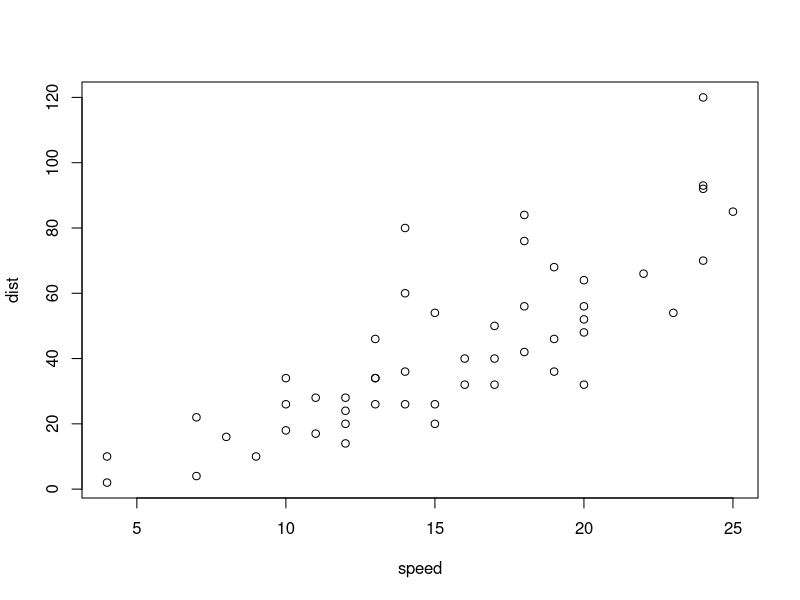
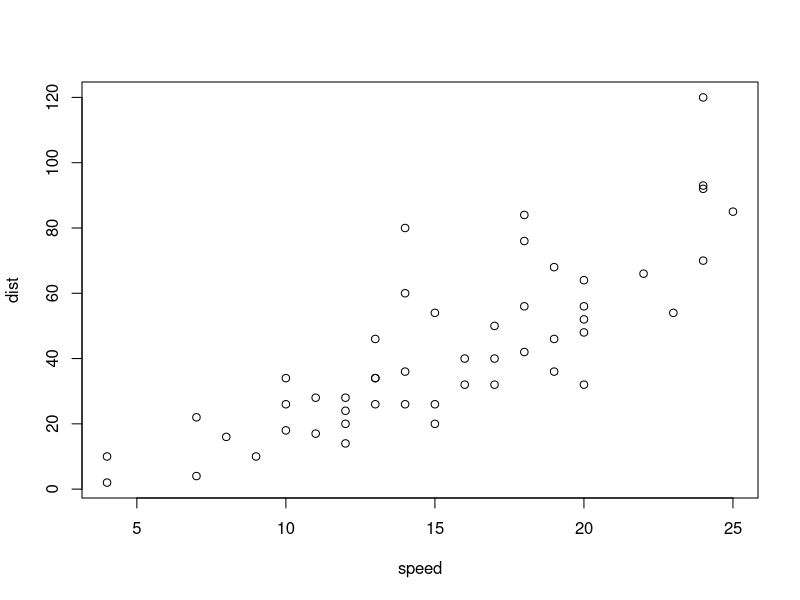
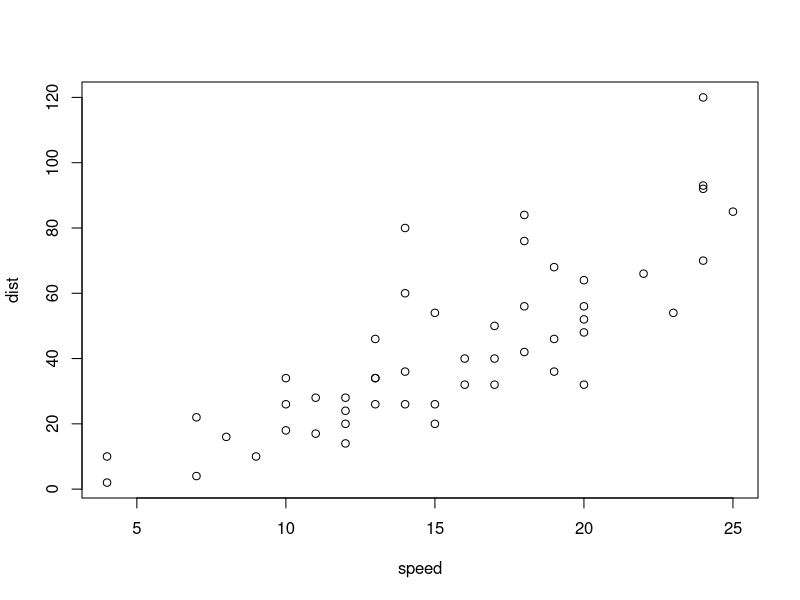
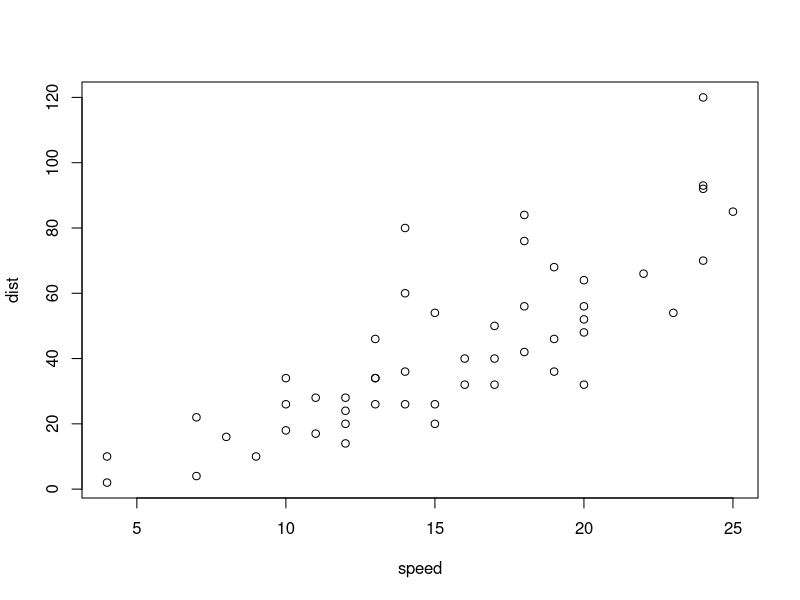
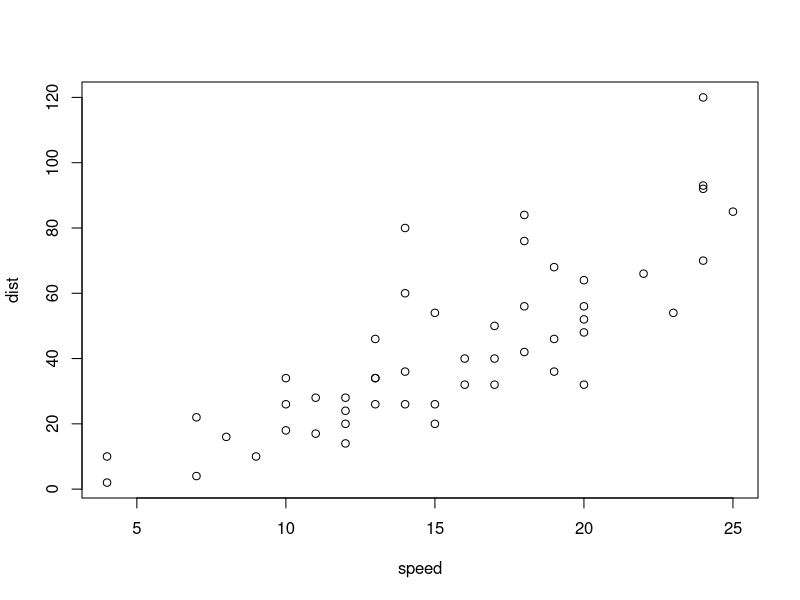
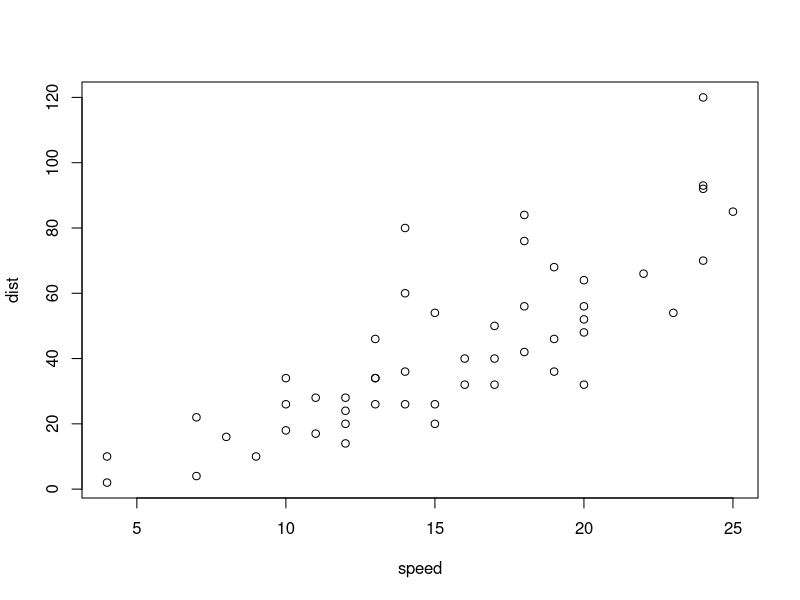
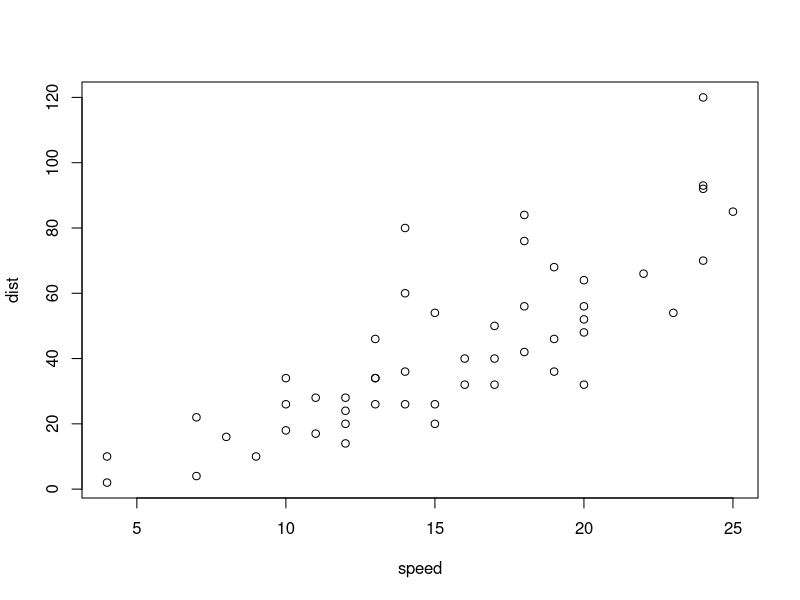
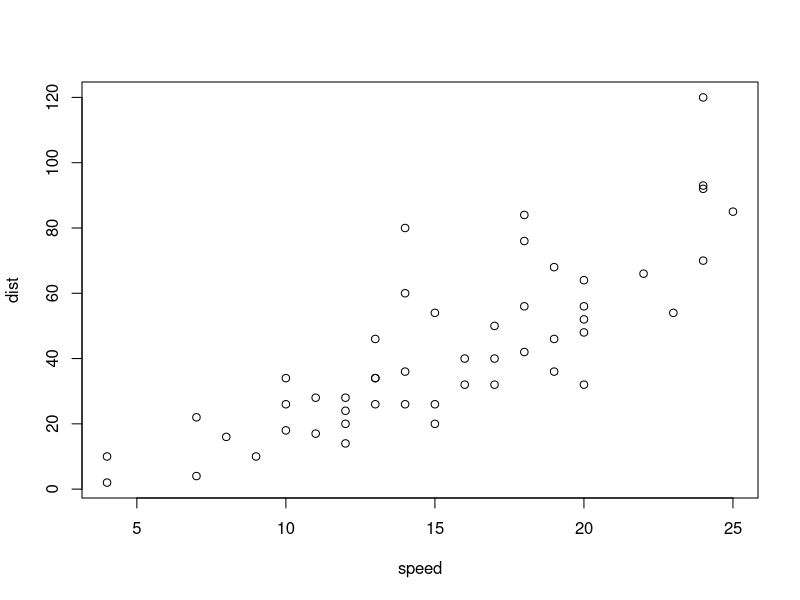

R code for these plots, in order:
## ---- chunk 1
  plot(cars)
## ---- chunk 2
  plot(cars)
## ---- chunk 3
  plot(cars)
## ---- chunk 4
  plot(cars)
## ---- chunk 5
  plot(cars)
## ---- chunk 6
  plot(cars)
## ---- chunk 7
  plot(cars)
## ---- chunk 8
  plot(cars)
## ---- chunk 9
  plot(cars)
